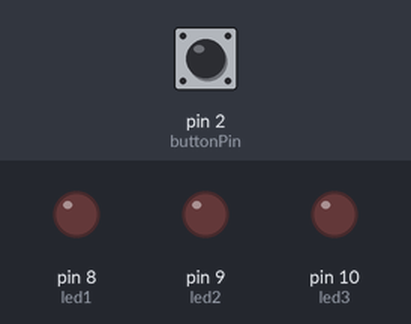
A sketch run on a simulated Arduino Uno, built with avr-gcc and run on an emulated ATmega328P. Parts: output pins drawn as LEDs (lit = HIGH). Dashed ring = blinking. The inputs (shaded band) are chosen by the test bench; at power-on: pin 2 (buttonPin) LOW.

Above: at 1.2 s.
1.3 s: pin 2 (buttonPin) pulled HIGH for 0.15 s
At 1.7 s:
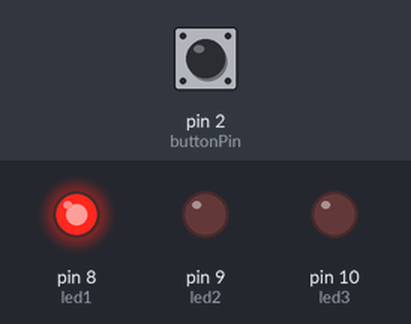
At 2.6 s:
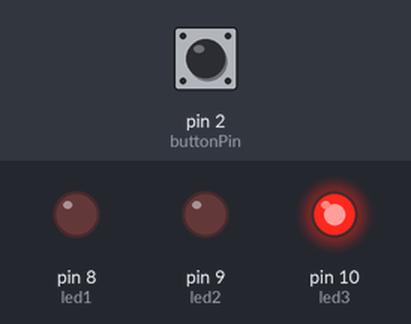
4.3 s: pin 2 (buttonPin) pulled HIGH for 3.2 s
At 5.2 s:
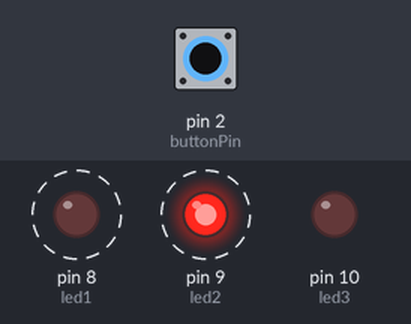
Timing chart, 0 to 10.3 s (numbered marks = the images above; inputs shaded):
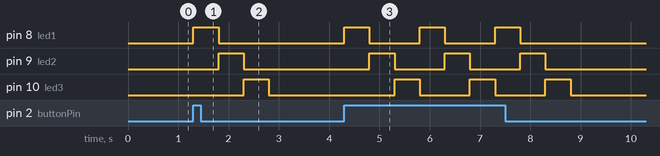

The sketch:

sketch.ino
```cpp
// Pin definisi
const int led1 = 8;
const int led2 = 9;
const int led3 = 10;
const int buttonPin = 2;

int buttonState = 0;

void setup() {
  // Atur pin LED sebagai output
  pinMode(led1, OUTPUT);
  pinMode(led2, OUTPUT);
  pinMode(led3, OUTPUT);

  // Atur pin push button sebagai input
  pinMode(buttonPin, INPUT);
}

void loop() {
  // Baca status push button
  buttonState = digitalRead(buttonPin);

  // Jika tombol ditekan, jalankan LED blink dari kiri ke kanan
  if (buttonState == HIGH) {
    digitalWrite(led1, HIGH);
    delay(500);
    digitalWrite(led1, LOW);

    digitalWrite(led2, HIGH);
    delay(500);
    digitalWrite(led2, LOW);

    digitalWrite(led3, HIGH);
    delay(500);
    digitalWrite(led3, LOW);
  }
  // Jika tombol tidak ditekan, matikan semua LED
  else {
    digitalWrite(led1, LOW);
    digitalWrite(led2, LOW);
    digitalWrite(led3, LOW);
  }
}
```

Measured:
- after the input at 1.3 s, pin 8 (led1): LOW → HIGH at once, → LOW 0.50 s later; pin 9 (led2): LOW → HIGH after 0.50 s, → LOW 0.50 s later; pin 10 (led3): LOW → HIGH after 1.0 s, → LOW 0.50 s later
- after the input at 4.3 s, pin 8 (led1): alternates HIGH for 0.50 s and LOW for 1.0 s, 6 changes in all, then stays LOW, starting at once; pin 9 (led2): alternates HIGH for 0.50 s and LOW for 1.0 s, 6 changes in all, then stays LOW, starting after 0.50 s
